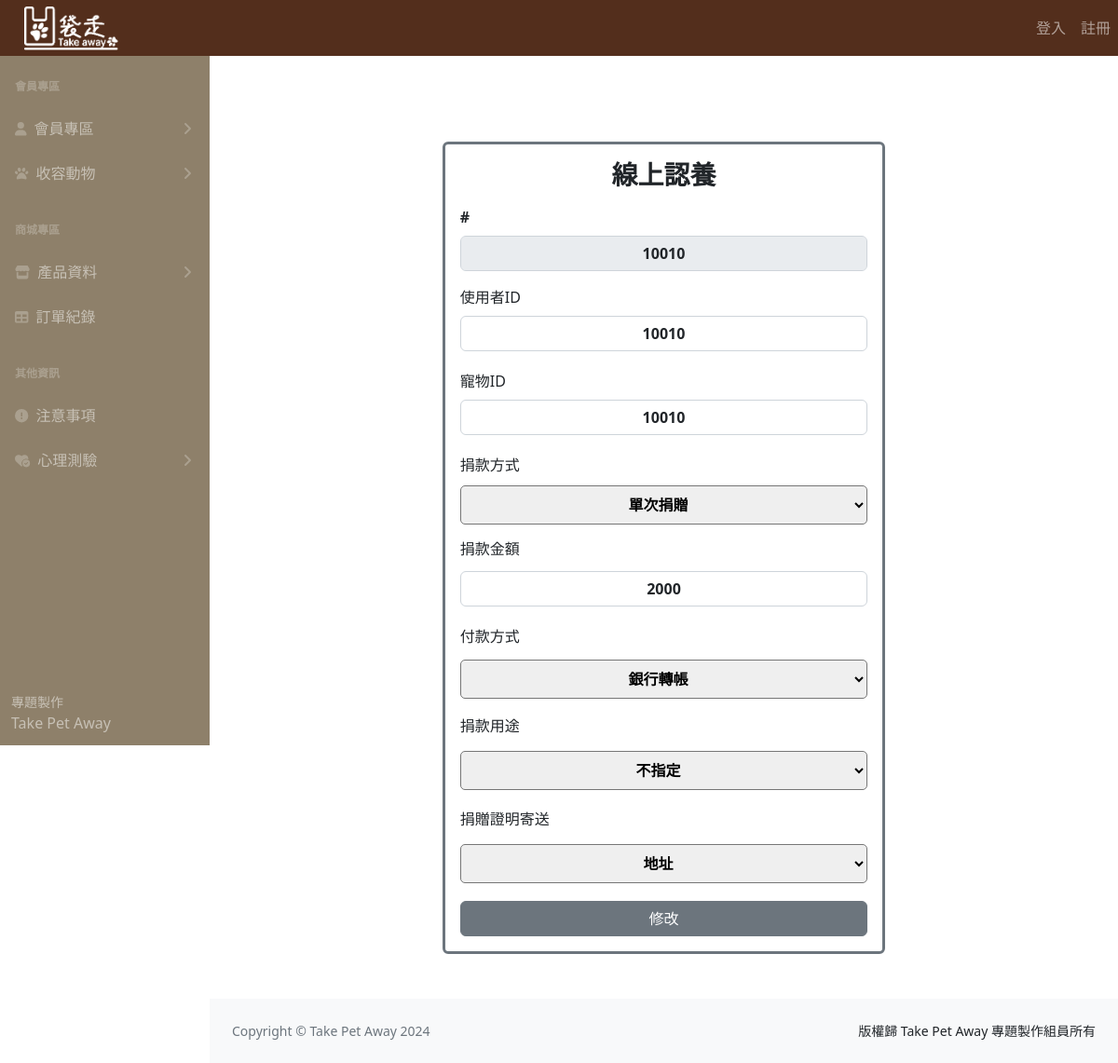
Page /adoptEdit.php?adopt_id=10010 on the earlier database version.
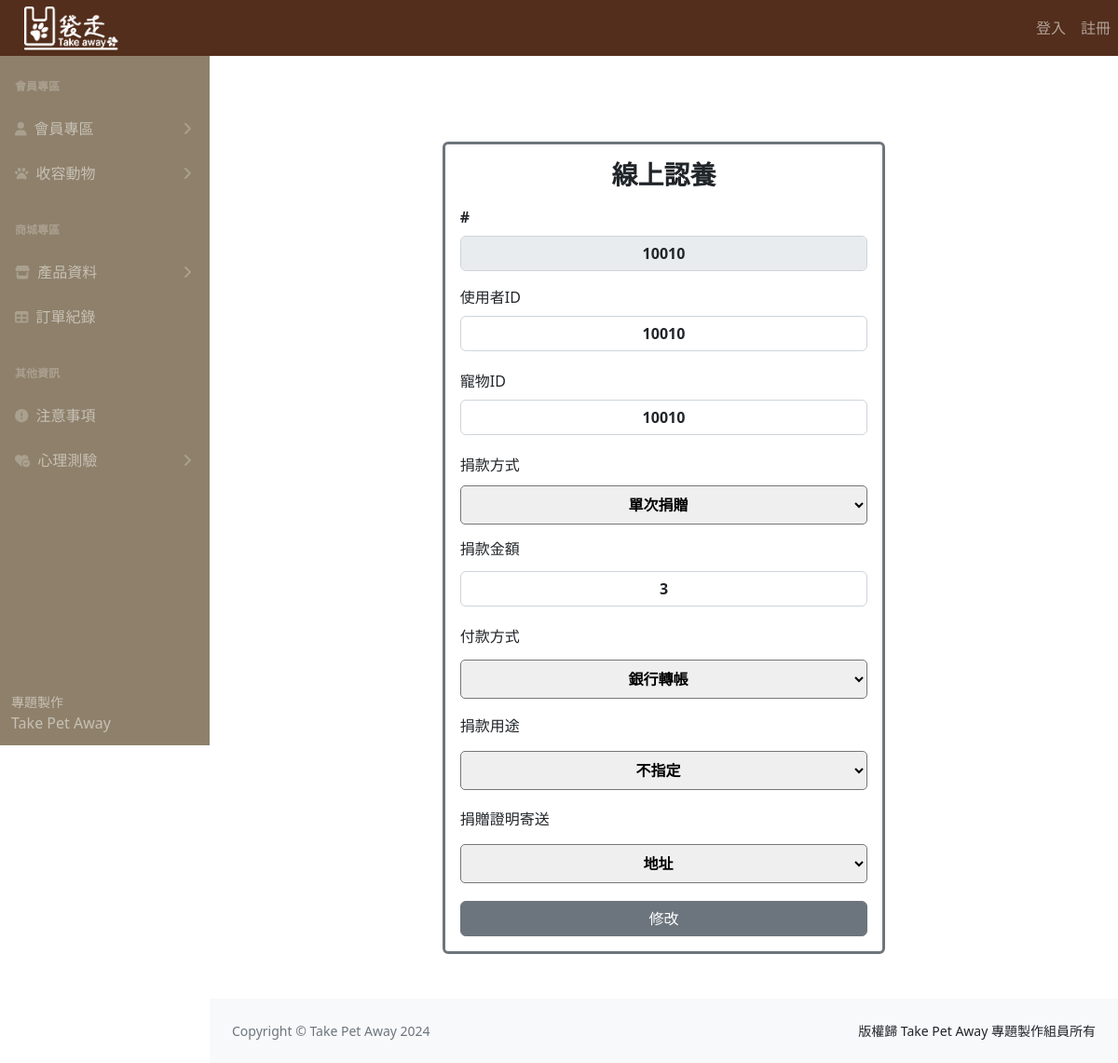
Same page on the later database version.
### tables this page shows
CREATE TABLE `online_virtual_adoption_form` (
  `adopt_id` int(11) NOT NULL,
  `pet_id` int(11) NOT NULL,
  `user_id` int(11) NOT NULL,
  `donation_method` varchar(8) NOT NULL,
  `amount` int(11) NOT NULL,
  `payment` varchar(8) NOT NULL,
  `donation` varchar(8) NOT NULL,
  `donate_address` varchar(8) NOT NULL
);

### adoptEdit.php (the view, shortened to what this page needs)
<?php
require __DIR__ . '/parts/pdo-connect.php';
$adopt_id = isset($_GET['adopt_id']) ? intval($_GET['adopt_id']) : 0;
$r = $pdo->query("SELECT * FROM online_virtual_adoption_form WHERE adopt_id= $adopt_id")->fetch();
$method = $r['donation_method'];
$payment = $r['payment'];
$donation = $r['donation'];
$address = $r['donate_address'];
?>
<?php include __DIR__ . '/parts/1_head.php' ?>
<?php include __DIR__ . '/parts/2_nav.php' ?>
<?php include __DIR__ . '/parts/3_side_nav.php' ?>
<div class="container">
  <div class="row d-flex justify-content-center mt-5">
    <div class="col-6">
      <div class="card my-5 border border-3 border-secondary">
        <div class="card-body">
          <h3 class="card-title text-center fw-bold mb-3">線上認養</h3>
          <form name="form1" onsubmit="sendData(event)" class="vstack">
            <div class="mb-3">
              <label for="name" class="form-label text-center fw-bold">#</label>
              <input type="text" class="form-control text-center fw-bold" value="<?= $r['adopt_id'] ?>" disabled>
            </div>
            <div class="mb-3">
              <label for="user_id" class="form-label">使用者ID</label>
              <input type="text" class="form-control text-center fw-bold" id="user_id" name="user_id" value="<?= $r['user_id'] ?>">
            </div>
            <div class="mb-3">
              <label for="pet_id" class="form-label">寵物ID</label>
              <input type="text" class="form-control text-center fw-bold" id="pet_id" name="pet_id" value="<?= $r['pet_id'] ?>">
            </div>
            <div class="d-flex flex-column">
              <label for="donation_method">捐款方式</label>
              <select class="py-2 text-center fw-bold" name="donation_method" id="donation_method" style="border-radius: 5px; margin: 10px 0px ">
                <option value="單次捐贈" <?php if (!empty($method) && $method == '單次捐贈')  echo 'selected = "selected"'; ?>>單次捐贈</option>
              </select>
            </div>
            <div class="mb-3">
              <label for="amount" class="form-label">捐款金額</label>
              <input type="text" class="form-control text-center fw-bold my-1" id="amount" name="amount" value="<?= $r['amount'] ?>">
            </div>
            <div class="d-flex flex-column">
              <label for="payment">付款方式</label>
              <select class="py-2 text-center fw-bold" name="payment" id="payment" style="border-radius: 5px; margin: 13px 0px ">
                <option value="銀行轉帳 <?php if (!empty($payment) && $payment == '銀行轉帳')  echo 'selected = "selected"'; ?>">銀行轉帳</option>
              </select>
            </div>
            <div class="d-flex flex-column">
              <label for="donation">捐款用途</label>
              <select class="py-2 text-center fw-bold" name="donation" id="donation" style="border-radius: 5px; margin: 15px 0px ">
                <option value="<?php if (!empty($donation) && $donation == '不指定')  echo 'selected = "selected"';  ?> 不指定">不指定</option>
              </select>
            </div>
            <div class="d-flex flex-column">
              <label for="donate_address">捐贈證明寄送</label>
              <select class="py-2 text-center fw-bold" name="donate_address" id="donate_address" style="border-radius: 5px; margin: 15px 0px ">
                <option value="<?php if (!empty($address) && $address == '地址')  echo 'selected = "selected"'; ?> 地址">地址</option>
              </select>
            </div>
            <button type="submit" class="btn btn-secondary">修改</button>
          </form>
        </div>
      </div>
    </div>
  </div>
</div>
<?php include __DIR__ . '/parts/4_footer.php' ?>
<?php include __DIR__ . '/parts/6_foot.php' ?>

Differences in the rows shown:
changed online_virtual_adoption_form "單次捐贈": amount "2000" → "3"
